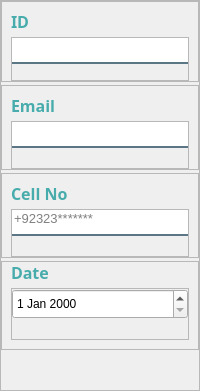
              <widget class="QFrame" name="frame_10">
               <property name="frameShape">
                <enum>QFrame::StyledPanel</enum>
               </property>
               <property name="frameShadow">
                <enum>QFrame::Raised</enum>
               </property>
               <layout class="QVBoxLayout" name="verticalLayout_7">
                <property name="spacing">
                 <number>3</number>
                </property>
                <property name="leftMargin">
                 <number>0</number>
                </property>
                <property name="topMargin">
                 <number>0</number>
                </property>
                <property name="rightMargin">
                 <number>0</number>
                </property>
                <property name="bottomMargin">
                 <number>40</number>
                </property>
                <item>
                 <widget class="QFrame" name="frame_19">
                  <property name="frameShape">
                   <enum>QFrame::StyledPanel</enum>
                  </property>
                  <property name="frameShadow">
                   <enum>QFrame::Raised</enum>
                  </property>
                  <layout class="QVBoxLayout" name="verticalLayout_21">
                   <property name="bottomMargin">
                    <number>0</number>
                   </property>
                   <item>
                    <widget class="QLabel" name="label_89">
                     <property name="maximumSize">
                      <size>
                       <width>120</width>
                       <height>20</height>
                      </size>
                     </property>
                     <property name="font">
                      <font>
                       <family>Century Gothic</family>
                       <pointsize>12</pointsize>
                       <weight>75</weight>
                       <bold>true</bold>
                      </font>
                     </property>
                     <property name="styleSheet">
                      <string notr="true">color:#48ACAC</string>
                     </property>
                     <property name="text">
                      <string>ID</string>
                     </property>
                    </widget>
                   </item>
                   <item>
                    <widget class="QFrame" name="frame_38">
                     <property name="frameShape">
                      <enum>QFrame::StyledPanel</enum>
                     </property>
                     <property name="frameShadow">
                      <enum>QFrame::Raised</enum>
                     </property>
                     <layout class="QVBoxLayout" name="verticalLayout_35">
                      <property name="spacing">
                       <number>2</number>
                      </property>
                      <property name="leftMargin">
                       <number>0</number>
                      </property>
                      <property name="topMargin">
                       <number>0</number>
                      </property>
                      <property name="rightMargin">
                       <number>0</number>
                      </property>
                      <property name="bottomMargin">
                       <number>0</number>
                      </property>
                      <item>
                       <widget class="QLineEdit" name="txtID">
                        <property name="font">
                         <font>
                          <pointsize>10</pointsize>
                         </font>
                        </property>
                        <property name="styleSheet">
                         <string notr="true">background-color:white;
border:none;
border-bottom:2px solid rgba(46, 82, 101, 200);
color:black;
padding-bottom:7px;</string>
                        </property>
                        <property name="placeholderText">
                         <string/>
                        </property>
                       </widget>
                      </item>
                      <item>
                       <widget class="QLabel" name="lblDValidation">
                        <property name="styleSheet">
                         <string notr="true">color: rgb(255, 0, 0);</string>
                        </property>
                        <property name="text">
                         <string/>
                        </property>
                       </widget>
                      </item>
                     </layout>
                    </widget>
                   </item>
                  </layout>
                 </widget>
                </item>
                <item>
                 <widget class="QFrame" name="frame_23">
                  <property name="frameShape">
                   <enum>QFrame::StyledPanel</enum>
                  </property>
                  <property name="frameShadow">
                   <enum>QFrame::Raised</enum>
                  </property>
                  <layout class="QVBoxLayout" name="verticalLayout_22">
                   <property name="bottomMargin">
                    <number>0</number>
                   </property>
                   <item>
                    <widget class="QLabel" name="label_90">
                     <property name="maximumSize">
                      <size>
                       <width>120</width>
                       <height>20</height>
                      </size>
                     </property>
                     <property name="font">
                      <font>
                       <family>Century Gothic</family>
                       <pointsize>12</pointsize>
                       <weight>75</weight>
                       <bold>true</bold>
                      </font>
                     </property>
                     <property name="styleSheet">
                      <string notr="true">color:#48ACAC</string>
                     </property>
                     <property name="text">
                      <string>Email</string>
                     </property>
                    </widget>
                   </item>
                   <item>
                    <widget class="QFrame" name="frame_42">
                     <property name="frameShape">
                      <enum>QFrame::StyledPanel</enum>
                     </property>
                     <property name="frameShadow">
                      <enum>QFrame::Raised</enum>
                     </property>
                     <layout class="QVBoxLayout" name="verticalLayout_36">
                      <property name="leftMargin">
                       <number>0</number>
                      </property>
                      <property name="topMargin">
                       <number>0</number>
                      </property>
                      <property name="rightMargin">
                       <number>0</number>
                      </property>
                      <property name="bottomMargin">
                       <number>0</number>
                      </property>
                      <item>
                       <widget class="QLineEdit" name="txtEmail">
                        <property name="font">
                         <font>
                          <pointsize>10</pointsize>
                         </font>
                        </property>
                        <property name="styleSheet">
                         <string notr="true">background-color:white;
border:none;
border-bottom:2px solid rgba(46, 82, 101, 200);
color:black;
padding-bottom:7px;</string>
                        </property>
                        <property name="placeholderText">
                         <string/>
                        </property>
                       </widget>
                      </item>
                      <item>
                       <widget class="QLabel" name="lblEmailValidation">
                        <property name="styleSheet">
                         <string notr="true">color: rgb(255, 0, 0);</string>
                        </property>
                        <property name="text">
                         <string/>
                        </property>
                       </widget>
                      </item>
                     </layout>
                    </widget>
                   </item>
                  </layout>
                 </widget>
                </item>
                <item>
                 <widget class="QFrame" name="frame_24">
                  <property name="frameShape">
                   <enum>QFrame::StyledPanel</enum>
                  </property>
                  <property name="frameShadow">
                   <enum>QFrame::Raised</enum>
                  </property>
                  <layout class="QVBoxLayout" name="verticalLayout_23">
                   <property name="bottomMargin">
                    <number>0</number>
                   </property>
                   <item>
                    <widget class="QLabel" name="label_91">
                     <property name="maximumSize">
                      <size>
                       <width>120</width>
                       <height>20</height>
                      </size>
                     </property>
                     <property name="font">
                      <font>
                       <family>Century Gothic</family>
                       <pointsize>12</pointsize>
                       <weight>75</weight>
                       <bold>true</bold>
                      </font>
                     </property>
                     <property name="styleSheet">
                      <string notr="true">color:#48ACAC</string>
                     </property>
                     <property name="text">
                      <string>Cell No</string>
                     </property>
                    </widget>
                   </item>
                   <item>
                    <widget class="QFrame" name="frame_43">
                     <property name="frameShape">
                      <enum>QFrame::StyledPanel</enum>
                     </property>
                     <property name="frameShadow">
                      <enum>QFrame::Raised</enum>
                     </property>
                     <layout class="QVBoxLayout" name="verticalLayout_37">
                      <property name="leftMargin">
                       <number>0</number>
                      </property>
                      <property name="topMargin">
                       <number>0</number>
                      </property>
                      <property name="rightMargin">
                       <number>0</number>
                      </property>
                      <property name="bottomMargin">
                       <number>0</number>
                      </property>
                      <item>
                       <widget class="QLineEdit" name="txtCellNo">
                        <property name="font">
                         <font>
                          <pointsize>10</pointsize>
                         </font>
                        </property>
                        <property name="styleSheet">
                         <string notr="true">background-color:white;
border:none;
border-bottom:2px solid rgba(46, 82, 101, 200);
color:black;
padding-bottom:7px;</string>
                        </property>
                        <property name="maxLength">
                         <number>15</number>
                        </property>
                        <property name="placeholderText">
                         <string>+92323*******</string>
                        </property>
                       </widget>
                      </item>
                      <item>
                       <widget class="QLabel" name="lblCellNoValidation">
                        <property name="styleSheet">
                         <string notr="true">color: rgb(255, 0, 0);</string>
                        </property>
                        <property name="text">
                         <string/>
                        </property>
                       </widget>
                      </item>
                     </layout>
                    </widget>
                   </item>
                  </layout>
                 </widget>
                </item>
                <item>
                 <widget class="QFrame" name="frame_25">
                  <property name="frameShape">
                   <enum>QFrame::StyledPanel</enum>
                  </property>
                  <property name="frameShadow">
                   <enum>QFrame::Raised</enum>
                  </property>
                  <layout class="QVBoxLayout" name="verticalLayout_24">
                   <property name="topMargin">
                    <number>0</number>
                   </property>
                   <item>
                    <widget class="QLabel" name="label_92">
                     <property name="maximumSize">
                      <size>
                       <width>120</width>
                       <height>20</height>
                      </size>
                     </property>
                     <property name="font">
                      <font>
                       <family>Century Gothic</family>
                       <pointsize>12</pointsize>
                       <weight>75</weight>
                       <bold>true</bold>
                      </font>
                     </property>
                     <property name="styleSheet">
                      <string notr="true">color:#48ACAC</string>
                     </property>
                     <property name="text">
                      <string>Date</string>
                     </property>
                    </widget>
                   </item>
                   <item>
                    <widget class="QFrame" name="frame_47">
                     <property name="frameShape">
                      <enum>QFrame::StyledPanel</enum>
                     </property>
                     <property name="frameShadow">
                      <enum>QFrame::Raised</enum>
                     </property>
                     <layout class="QVBoxLayout" name="verticalLayout_38">
                      <property name="leftMargin">
                       <number>0</number>
                      </property>
                      <property name="topMargin">
                       <number>0</number>
                      </property>
                      <property name="rightMargin">
                       <number>0</number>
                      </property>
                      <property name="bottomMargin">
                       <number>0</number>
                      </property>
                      <item>
                       <widget class="QDateEdit" name="dateEditAddAgent">
                        <property name="minimumSize">
                         <size>
                          <width>0</width>
                          <height>30</height>
                         </size>
                        </property>
                        <property name="maximumSize">
                         <size>
                          <width>16777215</width>
                          <height>40</height>
                         </size>
                        </property>
                       </widget>
                      </item>
                      <item>
                       <widget class="QLabel" name="lblDateValidation">
                        <property name="styleSheet">
                         <string notr="true">color: rgb(255, 0, 0);</string>
                        </property>
                        <property name="text">
                         <string/>
                        </property>
                       </widget>
                      </item>
                     </layout>
                    </widget>
                   </item>
                  </layout>
                 </widget>
                </item>
               </layout>
              </widget>
